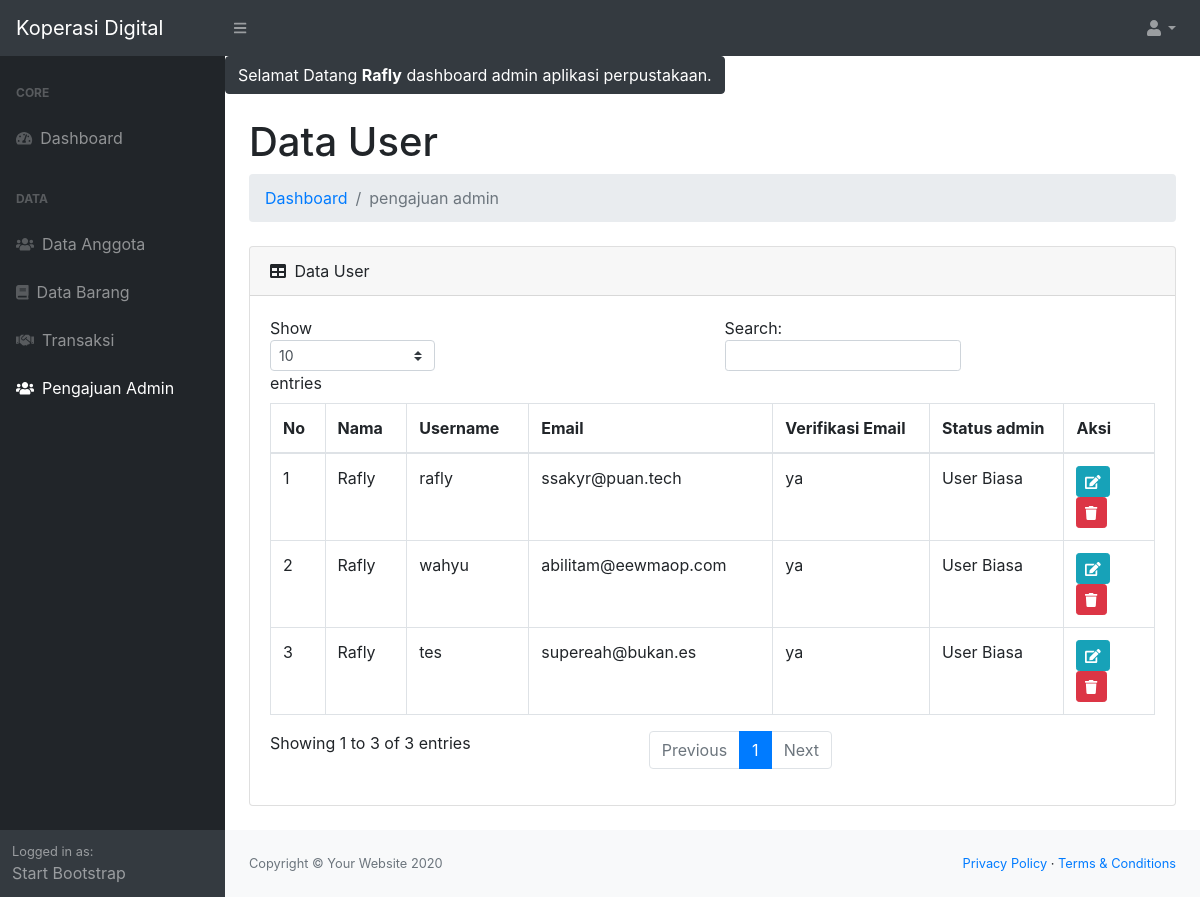
The page /dashboard.php?p=request_admin (signed in) on the database its author committed.
### tables this page shows
CREATE TABLE `tb_user` (
  `id_user` int(11) NOT NULL,
  `username` varchar(50) NOT NULL,
  `password` varchar(255) NOT NULL,
  `nama` varchar(50) NOT NULL,
  `foto` varchar(255) NOT NULL DEFAULT 'default.jpg',
  `email` varchar(255) NOT NULL,
  `verif` varchar(10) NOT NULL DEFAULT 'tidak',
  `user` varchar(10) NOT NULL DEFAULT '1',
  `code` varchar(255) NOT NULL,
  `param` text NOT NULL,
  `status` varchar(10) NOT NULL DEFAULT '0'
);

### page/admin/admin.php (the view)
<?php
$datauser = $conn->query("SELECT * FROM tb_user ORDER BY id_user DESC") or die(mysqli_error($conn));
?>
<h1 class="mt-4">Data User</h1>
<ol class="breadcrumb mb-4">
    <li class="breadcrumb-item"><a href="dashboard.php">Dashboard</a></li>
    <li class="breadcrumb-item active">pengajuan admin</li>
</ol>
<div class="card mb-4">
    <div class="card-header">
        <i class="fas fa-table mr-1"></i>
        Data User
    </div>
    <div class="card-body">
        <div class="table-responsive">
            <table class="table table-bordered" id="dataTable" width="100%" cellspacing="0">
                <thead>
                    <tr>
                        <th>No</th>
                        <th>Nama</th>
                        <th>Username</th>
                        <th>Email</th>
                        <th>Verifikasi Email</th>
                        <th>Status admin</th>
                        <th>Aksi</th>
                    </tr>
                </thead>
                <tbody>
                    <?php
                    $no = 1;
                    while ($data = $datauser->fetch_assoc()) {
                        if ($data['user'] == '0') {
                            $user =  "Admin";
                        }else {
                            $user = "User Biasa";
                        }
                    ?>
                    <tr>
                        <td><?= $no++; ?></td>
                        <td><?= $data['nama']; ?></td>
                        <td><?= $data['username']; ?></td>
                        <td><?= $data['email']; ?></td>
                        <td><?= $data['verif']; ?></td>
                        <td><?= $user; ?></td>
                        <td>
                            <a href="?p=request_admin&aksi=ubah&id=<?= $data['id_user']; ?>" class="btn btn-info btn-sm"><i class="fa fa-edit"></i></a>
                            <a href="?p=request_admin&aksi=hapus&id=<?= $data['id_user']; ?>" class="btn btn-danger btn-sm"><i class="fa fa-trash" onclick="return confirm('Yakin ?')"></i></a>
                        </td>
                    </tr>
                    <?php } ?>
                </tbody>
            </table>
        </div>
    </div>
</div>

### rows shown on the page
tb_user: nama "Rafly", username "rafly", email "ssakyr@puan.tech", verif "ya", user "User Biasa"
tb_user: nama "Rafly", username "wahyu", email "abilitam@eewmaop.com", verif "ya", user "User Biasa"
tb_user: nama "Rafly", username "tes", email "supereah@bukan.es", verif "ya", user "User Biasa"

### other values the page prints
$_SESSION['login']['nama'] "Rafly"
